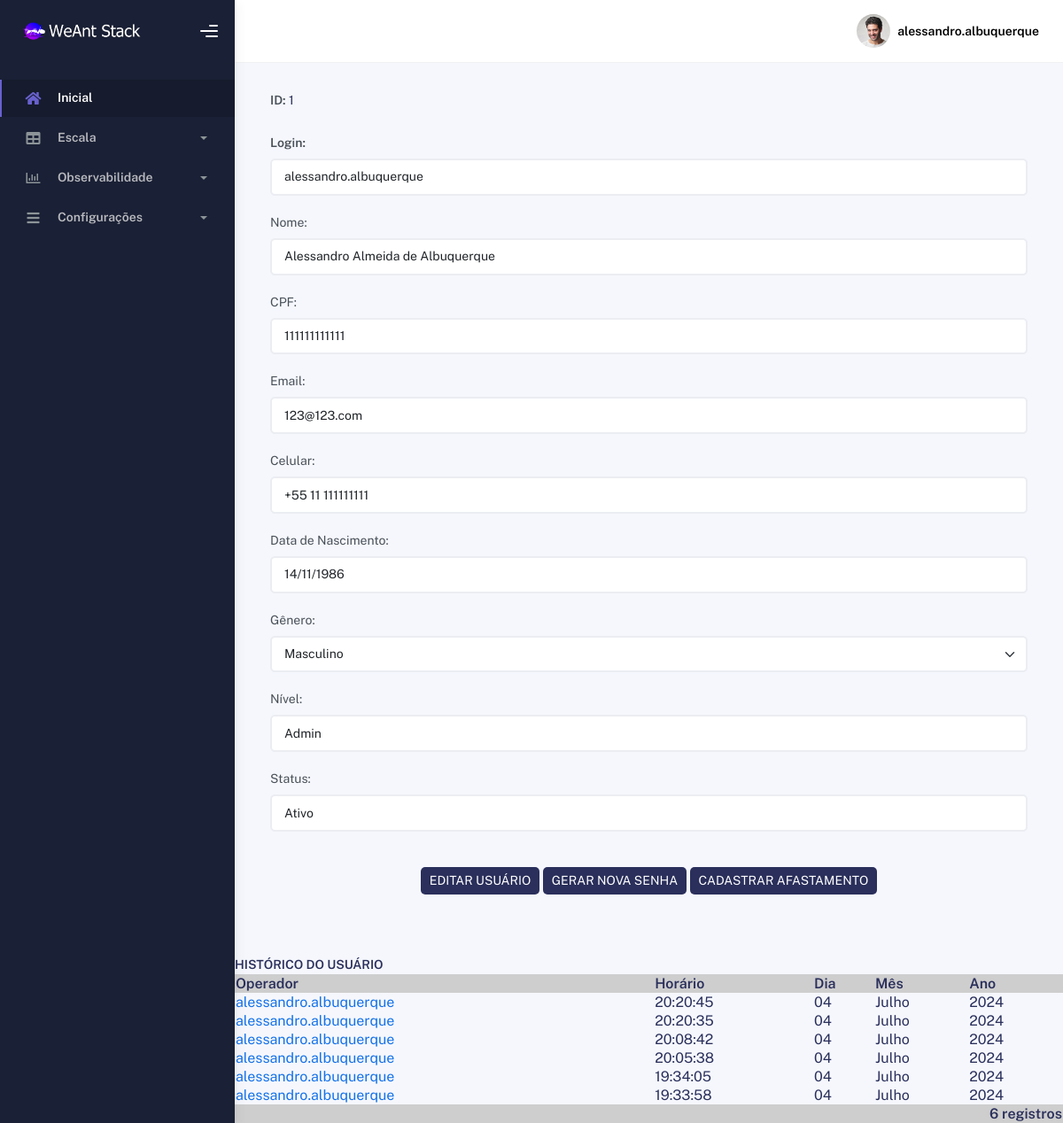
/editarusuario.php?id=1 (signed in), run on the app's committed database.
### tables this page shows
CREATE TABLE `usuario` (
  `id` int(11) NOT NULL,
  `login` varchar(60) NOT NULL,
  `senha` varchar(60) NOT NULL,
  `nome` varchar(60) NOT NULL,
  `cpf` varchar(60) NOT NULL,
  `nascimento` varchar(60) DEFAULT NULL,
  `genero` varchar(60) NOT NULL,
  `email` varchar(60) NOT NULL,
  `telefone` varchar(60) NOT NULL,
  `departamento` varchar(60) DEFAULT NULL,
  `cargo` varchar(60) DEFAULT NULL,
  `nivel` varchar(60) NOT NULL,
  `pnivel` varchar(60) NOT NULL,
  `ativo` varchar(60) NOT NULL,
  `pativo` varchar(60) NOT NULL,
  `gerasenha` varchar(60) NOT NULL,
  `horario` varchar(60) NOT NULL,
  `dia` varchar(60) NOT NULL,
  `semana` varchar(60) NOT NULL,
  `mes` varchar(60) NOT NULL,
  `ano` varchar(60) NOT NULL,
  `operador` varchar(60) NOT NULL
);

CREATE TABLE `registrousuario` (
  `id` int(11) NOT NULL,
  `id_usuario` int(11) NOT NULL,
  `login` varchar(60) NOT NULL,
  `senha` varchar(60) NOT NULL,
  `nome` varchar(60) NOT NULL,
  `cpf` varchar(60) NOT NULL,
  `nascimento` varchar(60) NOT NULL,
  `genero` varchar(60) NOT NULL,
  `email` varchar(60) NOT NULL,
  `telefone` varchar(60) NOT NULL,
  `departamento` varchar(60) DEFAULT NULL,
  `cargo` varchar(60) DEFAULT NULL,
  `nivel` varchar(11) NOT NULL,
  `pnivel` varchar(60) NOT NULL,
  `ativo` varchar(11) NOT NULL,
  `pativo` varchar(60) NOT NULL,
  `gerasenha` varchar(60) NOT NULL,
  `horario` varchar(60) NOT NULL,
  `dia` varchar(60) NOT NULL,
  `semana` varchar(60) NOT NULL,
  `mes` varchar(60) NOT NULL,
  `ano` varchar(60) NOT NULL,
  `operador` varchar(60) NOT NULL
);

### sec/sec_verifica.php (called while the page is built, shortened)
<?php
include "config.php";
$sqlc = "SELECT * FROM usuario WHERE id=" . $_SESSION['UsuarioID'];
$query = $conn->query($sqlc);
$dados = $query->fetch_assoc();
$usuariologado = $dados['login'];
?>

### editarusuario.php (the view, shortened to what this page needs)
<?php
include "sec/config.php";
include "sec/sec_verifica.php";
?>
<html lang="br">
  <head>
    <link rel="stylesheet" href="assets/css/bootstrap.min.css" />
    <link rel="stylesheet" href="assets/css/plugins.min.css" />
    <link rel="stylesheet" href="assets/css/kaiadmin.min.css" />
    <link rel="stylesheet" href="assets/css/usuarios.css" />
    <link rel="stylesheet" href="assets/css/demo.css" />
  </head>
  <body>
    <div class="wrapper">
      <div class="sidebar" data-background-color="dark">
        <div class="sidebar-logo">
          <div class="logo-header" data-background-color="dark">
            <a class="logo">
              <img
                src="assets/img/kaiadmin/logo_light.png"
                alt="navbar brand"
                class="navbar-brand"
                height="20"
              />
            </a>
            <div class="nav-toggle">
              <button class="btn btn-toggle toggle-sidebar">
                <i class="gg-menu-right"></i>
              </button>
            </div>
          </div>
        </div>
        <div class="sidebar-wrapper scrollbar scrollbar-inner">
          <div class="sidebar-content">
            <ul class="nav nav-secondary">
              <li class="nav-item active">
                <a href="inicial.php">
                  <i class="fas fa-home"></i>
                  <p>Inicial</p>
                </a>
              </li>
              <li class="nav-item">
                <a data-bs-toggle="collapse" href="#escala">
                  <i class="fas fa-table"></i>
                  <p>Escala</p>
                  <span class="caret"></span>
                </a>
              </li>
              <li class="nav-item">
                <a data-bs-toggle="collapse" href="#observabilidade">
                  <i class="far fa-chart-bar"></i>
                  <p>Observabilidade</p>
                  <span class="caret"></span>
                </a>
              </li>
              <li class="nav-item">
                <a data-bs-toggle="collapse" href="#configuracoes">
                  <i class="fas fa-bars"></i>
                  <p>Configurações</p>
                  <span class="caret"></span>
                </a>
              </li>
            </ul>
          </div>
        </div>
      </div>
      <div class="main-panel">
        <div class="main-header">
          <nav class="navbar navbar-header navbar-header-transparent navbar-expand-lg border-bottom">
            <div class="container-fluid">
              <ul class="navbar-nav topbar-nav ms-md-auto align-items-center">
                <li class="nav-item topbar-user dropdown hidden-caret">
                  <a
                    class="dropdown-toggle profile-pic"
                    data-bs-toggle="dropdown"
                    href="#"
                    aria-expanded="false"
                  >
                    <div class="avatar-sm">
                      <img
                        src="assets/img/profile.jpg"
                        alt="..."
                        class="avatar-img rounded-circle"
                      />
                    </div>
                    <span class="profile-username">
                      <span class="fw-bold"><?php echo $usuariologado ?></span>
                    </span>
                  </a>
                </li>
              </ul>
            </div>
          </nav>
        </div>
        <div class="container">
          <div class="page-inner">
            <?php
              $id = $_GET['id'];
              $sqlc = "SELECT * FROM usuario WHERE id='$id'";
              $query = $conn->query($sqlc);
              $dados = $query->fetch_assoc();
              $login = $dados["login"];
              $nome = $dados["nome"];
              $cpf = $dados["cpf"];
              $telefone = $dados["telefone"];
              $nascimento = $dados["nascimento"];
              $genero = $dados["genero"];
              $email = $dados["email"];
              $nivelusuario = $dados["nivel"];
              $ativousuario = $dados["ativo"];
            ?>
            <form method="POST" action='sec/atualizarusuario.php?id=<?php echo $dados['id']; ?>)'>
                <div class="form-group">
                    <label for="id"><b>ID:</b></label>
                    <?php echo $id;?>
                </div>
                <div class="form-group">
                    <label for="login"><b>Login:</b></label>
                    <input type="text" name="login" id="login" class="form-control" Value="<?php echo $login;?>"/>
                </div>
                <div class="form-group">
                    <label for="nome">Nome:</label>
                    <input type="text" name="nome" id="nome" class="form-control" Value="<?php echo $nome;?>"/>
                </div>
                <div class="form-group">
                    <label for="cpf">CPF:</label>
                    <input type="text" name="cpf" id="cpf" class="form-control" Value="<?php echo $cpf;?>"/>
                </div>
                <div class="form-group">
                    <label for="email">Email:</label>
                    <input type="text" name="email" id="email" class="form-control" Value="<?php echo $email;?>"/>
                </div>
                <div class="form-group">
                    <label for="telefone">Celular:</label>
                    <input type="text" name="telefone" id="telefone" class="form-control" placeholder="xx xxxxx-xxxx" Value="<?php echo $telefone;?>"/>
                </div>
                <div class="form-group">
                    <label for="nascimento">Data de Nascimento:</label>
                    <input type="text" name="nascimento" id="nascimento" class="form-control" Value="<?php echo $nascimento;?>"/>
                </div>
                <div class="form-group">
                    <label for="genero">Gênero:</label>
                    <select class="form-select form-control" id="defaultSelect" name="genero">
                    <option <?php if ( $genero == "Masculino" )
                            {
                            echo "selected";
                            }
                            else
                            {
                            echo "";
                            }
                            ?> value="Masculino">Masculino</option>
                    </select>
                </div>
                <div class="form-group">
                    <label for="nivelusuario">Nível:</label>
                    <select name="nivelusuario" id="nivelusuario" class="form-control">
                    <option <?php if ( $nivelusuario == "3" )
                            {
                            echo "selected";
                            }
                            else
                            {
                            echo "";
                            }
                            ?> value="3">Admin</option>
                    </select>
                </div>
                <div class="form-group">
                    <label for="ativousuario">Status:</label>
                    <select name="ativousuario" id="ativousuario" class="form-control">
                    <option <?php if ( $ativousuario == "1" )
                            {
                            echo "selected";
                            }
                            else
                            {
                            echo "";
                            }
                            ?> value="1">Ativo</option>
                    </select>
                </div>
                    <div class="form-group" align="center">
                      <button class="botao" type="submit">EDITAR USUÁRIO</button>
            </form>
                      <button class="botao" onclick="redirectTo('sec/enviarsenhausuario.php', <?php echo $dados['id']; ?>)">GERAR NOVA SENHA</button>
                      <button class="botao" onclick="redirectTo('afastamentousuario.php', <?php echo $dados['id']; ?>)">CADASTRAR AFASTAMENTO</button>
                    </div>
            </div>
	            <br />
                <b>HISTÓRICO DO USUÁRIO</b>
              <table class="legenda" width="100%" border="0">
                <tr>
                  <td><b>Operador</b></td>
                  <td><b>Horário</b></td>
                  <td><b>Dia</b></td>
                  <td><b>Mês</b></td>
                  <td><b>Ano</b></td>
                </tr>
                <?php
                  $busca_query1 = "SELECT * FROM registrousuario WHERE login='$login' ORDER BY id DESC";
                  $result = $conn->query($busca_query1);
                  while ($dados1 = $result->fetch_assoc()) {
                ?>
                <tr>
                  <td><?php echo '<a href="exibirregistrousuario.php?id=' . $dados1['id'] . '"> '. $dados1['operador'] . '<br /></a>';?></td>
                  <td><?php echo "$dados1[horario]";?></td>
                  <td><?php echo "$dados1[dia]";?></td>
                  <td><?php echo "$dados1[mes]";?></td>
                  <td><?php echo "$dados1[ano]";?></td>
                </tr>
                <?php
                }
                ?>
                <br />
              </table>
            <?php
            if (@$result->num_rows > 0) {
            ?>
            <table class="legenda" width="100%">
              <tr>
                <td align="right">
                  <?php
                    $num_rows = @$result->num_rows;
                    echo "<b>$num_rows registros</b>";
                  ?>
                </td>
              </tr>
            </table>
            <?php
            }
            ?>
          </div>
        </div>
        <footer class="footer">
          <div class="container-fluid d-flex justify-content-between">
            <div class="copyright">
            </div>
            <div>
              <a target="_blank" href="index.php">WeAnt</a>.
            </div>
          </div>
        </footer>
  </body>
</html>

### assets/css/usuarios.css (style rules this page uses)
.legenda tr:first-child { background-color:#CECECE; }
.botao { padding: 5px 10px; margin-top: 20px; border: none; background-color: #2a2f5b; color: #fff; border-radius: 5px; cursor: pointer; }

### data on the page
usuario: login "alessandro.albuquerque", nome "Alessandro Almeida de Albuquerque", cpf "111111111111", email "123@123.com", telefone "+55 11 111111111", nascimento "14/11/1986", genero "Masculino", nivelusuario "Admin", ativousuario "Ativo"
registrousuario: operador "alessandro.albuquerque", horario "20:20:45", dia "04", mes "Julho", ano "2024"
registrousuario: operador "alessandro.albuquerque", horario "20:20:35", dia "04", mes "Julho", ano "2024"
registrousuario: operador "alessandro.albuquerque", horario "20:08:42", dia "04", mes "Julho", ano "2024"
registrousuario: operador "alessandro.albuquerque", horario "20:05:38", dia "04", mes "Julho", ano "2024"
registrousuario: operador "alessandro.albuquerque", horario "19:34:05", dia "04", mes "Julho", ano "2024"
registrousuario: operador "alessandro.albuquerque", horario "19:33:58", dia "04", mes "Julho", ano "2024"

### other printed values
$id "1"
$num_rows "6"
